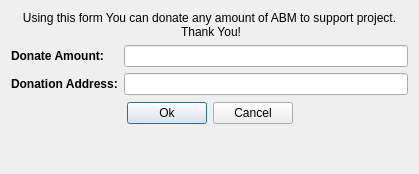
<?xml version="1.0" encoding="UTF-8"?>
<ui version="4.0">
 <class>DonateDialog</class>
 <widget class="QDialog" name="DonateDialog">
  <property name="geometry">
   <rect>
    <x>0</x>
    <y>0</y>
    <width>419</width>
    <height>174</height>
   </rect>
  </property>
  <property name="windowTitle">
   <string>Dialog</string>
  </property>
  <layout class="QVBoxLayout" name="verticalLayout">
   <property name="leftMargin">
    <number>2</number>
   </property>
   <property name="topMargin">
    <number>2</number>
   </property>
   <property name="rightMargin">
    <number>2</number>
   </property>
   <property name="bottomMargin">
    <number>2</number>
   </property>
   <item>
    <layout class="QHBoxLayout" name="actionBarLayout"/>
   </item>
   <item>
    <layout class="QVBoxLayout" name="verticalLayout_2">
     <property name="leftMargin">
      <number>9</number>
     </property>
     <property name="topMargin">
      <number>9</number>
     </property>
     <property name="rightMargin">
      <number>9</number>
     </property>
     <property name="bottomMargin">
      <number>9</number>
     </property>
     <item>
      <widget class="QLabel" name="label_2">
       <property name="sizePolicy">
        <sizepolicy hsizetype="Expanding" vsizetype="Fixed">
         <horstretch>0</horstretch>
         <verstretch>0</verstretch>
        </sizepolicy>
       </property>
       <property name="font">
        <font>
         <weight>50</weight>
         <bold>false</bold>
        </font>
       </property>
       <property name="styleSheet">
        <string notr="true"/>
       </property>
       <property name="text">
        <string>Using this form You can donate any amount of ABM to support project.
 Thank You!</string>
       </property>
       <property name="scaledContents">
        <bool>false</bool>
       </property>
       <property name="alignment">
        <set>Qt::AlignCenter</set>
       </property>
       <property name="wordWrap">
        <bool>true</bool>
       </property>
      </widget>
     </item>
     <item>
      <layout class="QFormLayout" name="formLayout_2"/>
     </item>
     <item>
      <layout class="QFormLayout" name="formLayout">
       <item row="0" column="1">
        <widget class="BitcoinAmountField" name="donateAmount"/>
       </item>
       <item row="0" column="0">
        <widget class="QLabel" name="label">
         <property name="font">
          <font>
           <weight>75</weight>
           <bold>true</bold>
          </font>
         </property>
         <property name="text">
          <string>Donate Amount:</string>
         </property>
        </widget>
       </item>
       <item row="1" column="0">
        <widget class="QLabel" name="addressLabel">
         <property name="sizePolicy">
          <sizepolicy hsizetype="Preferred" vsizetype="Preferred">
           <horstretch>0</horstretch>
           <verstretch>0</verstretch>
          </sizepolicy>
         </property>
         <property name="minimumSize">
          <size>
           <width>100</width>
           <height>20</height>
          </size>
         </property>
         <property name="font">
          <font>
           <weight>75</weight>
           <bold>true</bold>
          </font>
         </property>
         <property name="text">
          <string>Donation Address:</string>
         </property>
        </widget>
       </item>
       <item row="1" column="1">
        <widget class="QLineEdit" name="lineAddress">
         <property name="minimumSize">
          <size>
           <width>250</width>
           <height>0</height>
          </size>
         </property>
         <property name="readOnly">
          <bool>true</bool>
         </property>
        </widget>
       </item>
      </layout>
     </item>
     <item>
      <spacer name="verticalSpacer">
       <property name="orientation">
        <enum>Qt::Vertical</enum>
       </property>
       <property name="sizeHint" stdset="0">
        <size>
         <width>20</width>
         <height>2</height>
        </size>
       </property>
      </spacer>
     </item>
     <item>
      <layout class="QHBoxLayout" name="buttonsLayout">
       <item>
        <spacer name="horizontalSpacer">
         <property name="orientation">
          <enum>Qt::Horizontal</enum>
         </property>
         <property name="sizeHint" stdset="0">
          <size>
           <width>40</width>
           <height>20</height>
          </size>
         </property>
        </spacer>
       </item>
       <item>
        <widget class="QPushButton" name="btnSend">
         <property name="text">
          <string>Ok</string>
         </property>
        </widget>
       </item>
       <item>
        <widget class="QPushButton" name="btnCancel">
         <property name="text">
          <string>Cancel</string>
         </property>
        </widget>
       </item>
       <item>
        <spacer name="horizontalSpacer_2">
         <property name="orientation">
          <enum>Qt::Horizontal</enum>
         </property>
         <property name="sizeHint" stdset="0">
          <size>
           <width>40</width>
           <height>20</height>
          </size>
         </property>
        </spacer>
       </item>
      </layout>
     </item>
     <item>
      <spacer name="verticalSpacer_2">
       <property name="orientation">
        <enum>Qt::Vertical</enum>
       </property>
       <property name="sizeHint" stdset="0">
        <size>
         <width>2</width>
         <height>40</height>
        </size>
       </property>
      </spacer>
     </item>
    </layout>
   </item>
  </layout>
 </widget>
 <customwidgets>
  <customwidget>
   <class>BitcoinAmountField</class>
   <extends>QLineEdit</extends>
   <header>bitcoinamountfield.h</header>
   <container>1</container>
  </customwidget>
 </customwidgets>
 <resources/>
 <connections/>
</ui>
